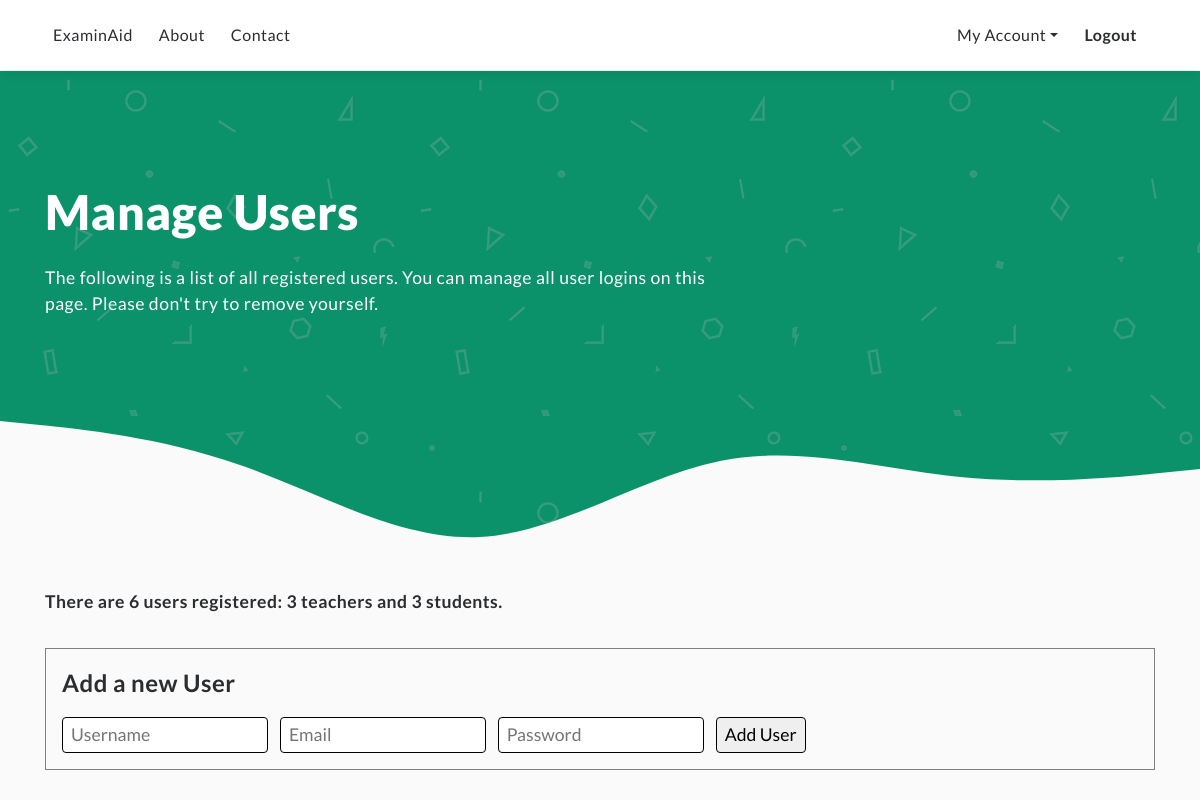
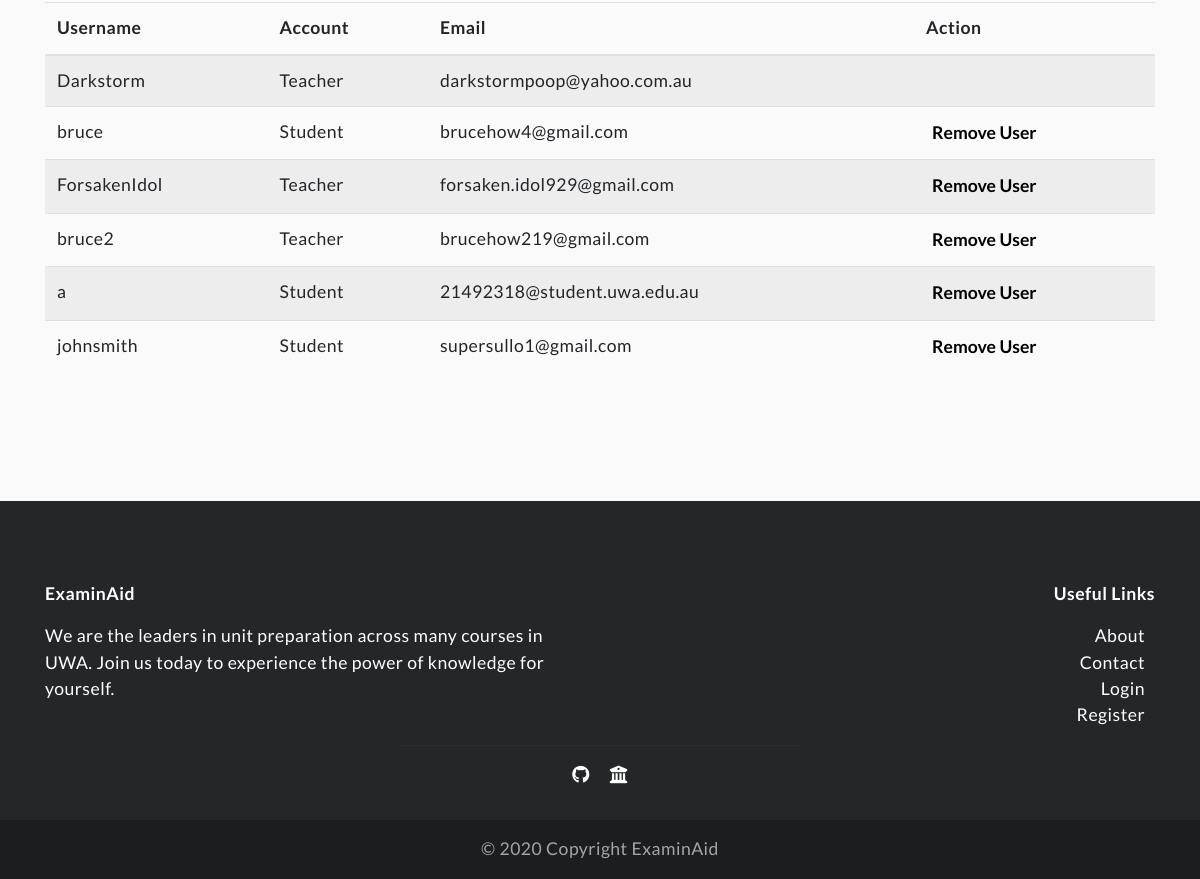
The app's page /manageusers (signed in), older data (2 pictures, top to bottom).
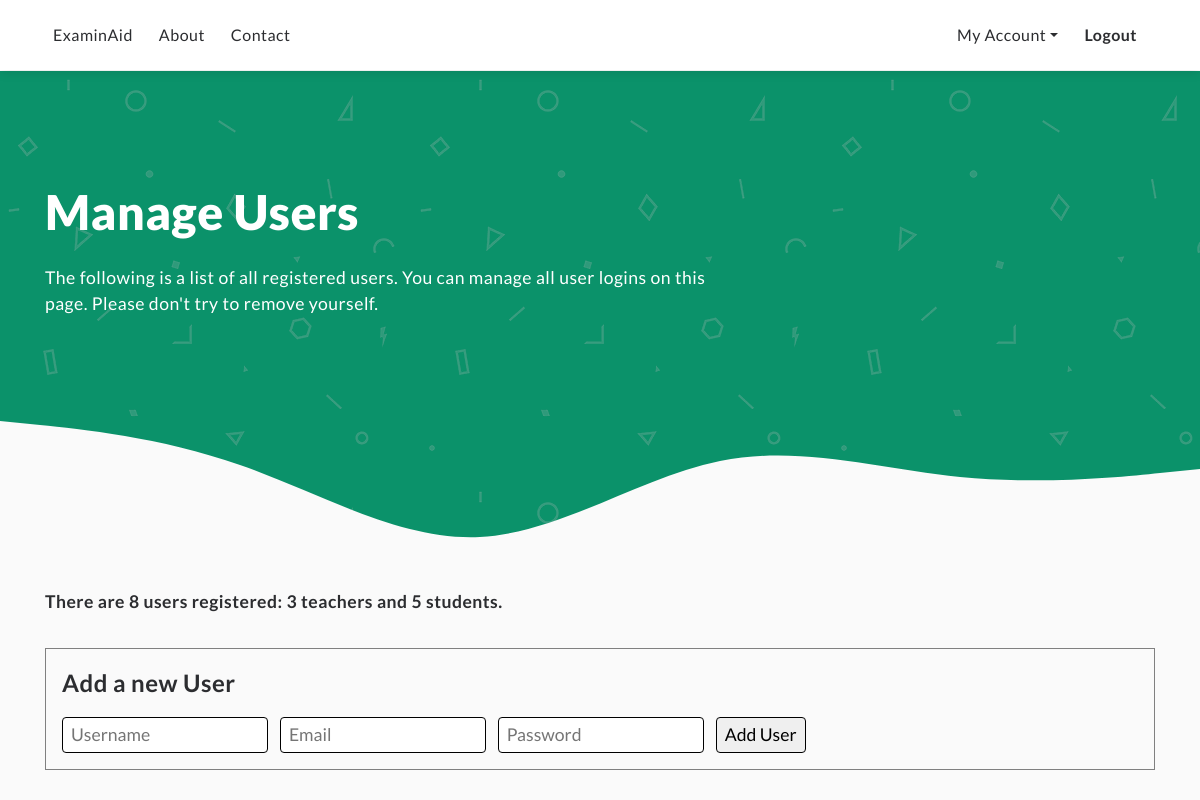
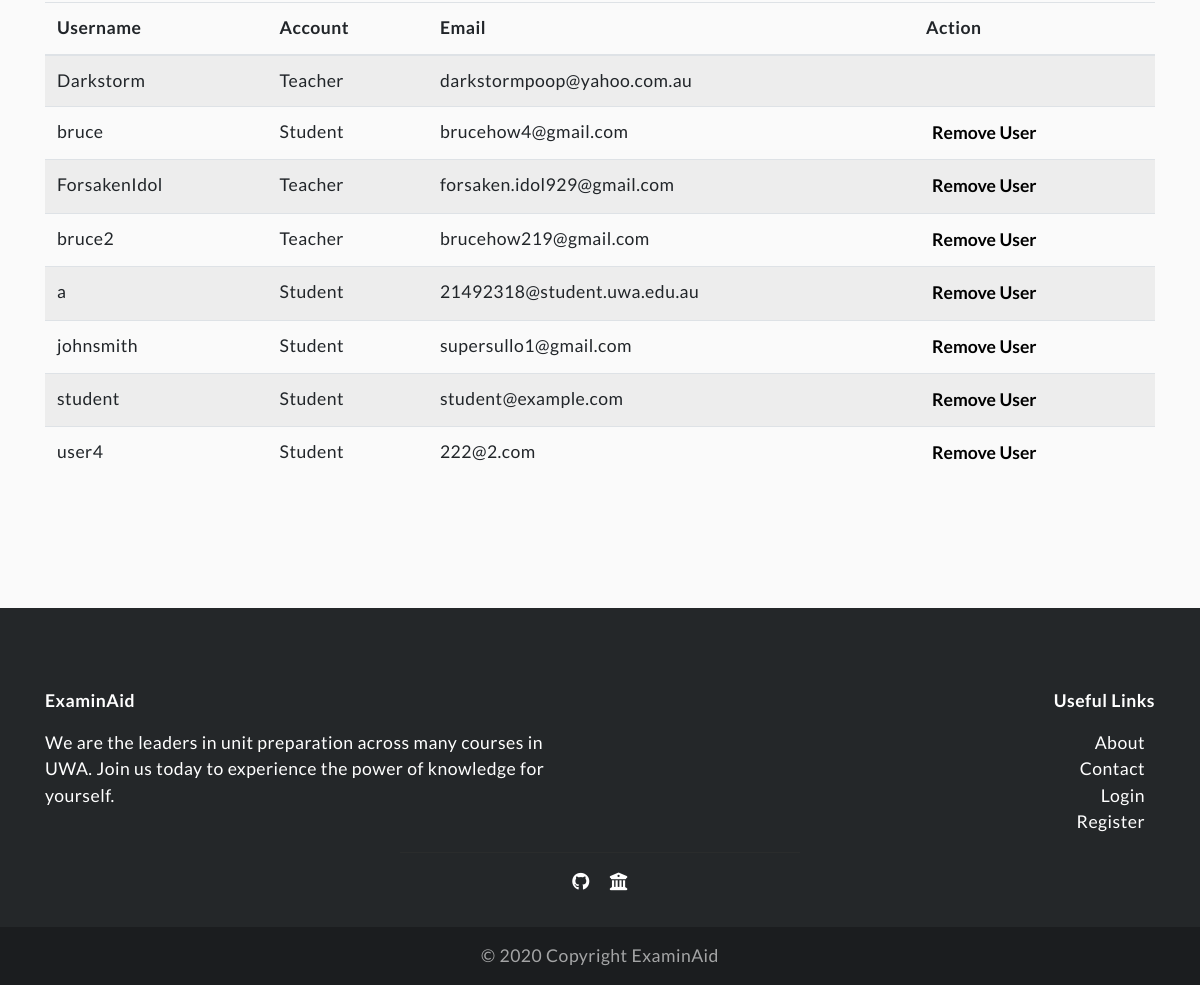
The same page, newer data (2 pictures, top to bottom).
### app/models.py (models this page shows, shortened)
class User(UserMixin, db.Model):
    id = db.Column(db.Integer, primary_key=True)
    username = db.Column(db.String(64), index=True, unique=True)
    email = db.Column(db.String(120), index=True, unique=True)
    password_hash = db.Column(db.String(128))
    admin = db.Column(db.Boolean, default=False)
    def check_admin(self):
        return self.admin
    @login.user_loader
    def load_user(id):
        return User.query.get(int(id))

### app/routes.py (the view)
@app.route('/manageusers')
@login_required
def manageusers():
    if not current_user.check_admin(): # Student logins cannot access this page
        return redirect(url_for('userprofile'))
    else:
        users = User.query.all()
        num_admins = 0
        num_students = 0
        for user in users:
            if user.check_admin():
                num_admins += 1
            else:
                num_students += 1
        return render_template('manage/students.html', num_users=len(users), num_admins=num_admins, num_students=num_students, users=users)

### app/templates/manage/students.html (shortened to what this page needs)
{% extends "index.html" %}
{% block content %}
<link rel="stylesheet" href="../../static/css/test.css"/>
<section class="green">
  <div class="container">
    <div class="user-msg">
      <h1>Manage Users</h1>
      <p>The following is a list of all registered users. You can manage all user logins on this page. Please don't try to remove yourself.</p>
    </div>
  </div>
</section>
<section class="dashboard">
  <div class="container">
    <p><strong>There {% if num_users == 1 %}is 1 user
      {% else %}are {{ num_users }} users{% endif %} registered: {% if num_admins == 1 %}1 teacher{% else %}{{ num_admins }} teachers{% endif %} and {% if num_students == 1 %}1 student.{% else %}{{ num_students }} students.{% endif %}
    </strong></p>
    <div class="question-box">
      <form action="{{ url_for('adduser') }}" method="POST" id="add-user-form">
        <p><strong>Add a new User</strong></p>
        <input type="text" name="username" placeholder="Username" required/>
        <input type="email" name="email" placeholder="Email" required/>
        <input type="password" name="password" placeholder="Password" required/>
        <input type="submit" value="Add User"/>
      </form>
    </div>
    <div class="table-responsive-sm">
      <table class="table table-striped">
        <thead>
          <tr>
            <th>Username</th>
            <th>Account</th>
            <th>Email</th>
            <th>Action</th>
          </tr>
        </thead>
        {% for user in users %}
        <tr>
          <td>{{ user.username }}</td>
          <td>{% if user.check_admin() %}Teacher{% else %}Student{% endif %}</td>
          <td>{{ user.email }}</td>
          <td>
            {% if current_user != user %}
            <button onclick="window.location.href='/manageusers/remove/{{ user.id }}'" class="remove-user" id="remove-user-{{ user.id }}">Remove User</button>
            {% endif %}
          </td>
        </tr>
        {% endfor %}
      </table>
    </div>
  </div>
</section>
{% endblock %}

### app/templates/index.html (shortened to what this page needs)
<!DOCTYPE html>
<html lang="en">
  <head>
    <link rel="stylesheet" href="https://stackpath.bootstrapcdn.com/bootstrap/4.4.1/css/bootstrap.min.css"
 />
    <link rel="stylesheet" href="../static/css/main.css"/>
    <link rel="stylesheet" href="../static/css/header.css">
    <link rel="stylesheet" href="../static/css/footer.css"/>
    <link rel="stylesheet" href="../static/css/forms.css"/>
    <link rel="stylesheet" href="../static/css/userprofile.css"/>
  </head>
  <body>
    <header>
      <nav class="navbar fixed-top navbar-expand-md">
        <div class="container">
          <div id="collapse-menu" class="collapse navbar-collapse">
            <ul class="navbar-nav mr-auto">
                <li class="nav-item"><a class="nav-link" href="{{ url_for('index') }}">ExaminAid</a></li>
                <li class="nav-item"><a class="nav-link" href="{{ url_for('about') }}">About</a></li>
                <li class="nav-item"><a class="nav-link" href="{{ url_for('contact') }}">Contact</a></li>
            </ul>
            <ul class="navbar-nav ml-auto">
              {% if current_user.is_anonymous %}
              <li class="nav-item">
                <a class="nav-link" href="{{ url_for('login') }}">Sign In</a>
              </li>
              <li class="nav-item">
                <button class="plain-btn sm green" onclick="window.location.href='/register';">Register</button>
              </li>
              {% else %}
              <li class="nav-item dropdown">
                <a class="nav-link dropdown-toggle" href="{{ url_for('userprofile') }}" id="profile-menu" role="button" data-toggle="dropdown" aria-haspopup="true" aria-expanded="false">My Account</a>
              </li>
              <li class="nav-item">
                <a class="nav-link" href="{{ url_for('logout') }}"><b>Logout</b></a>
              </li>
              {% endif %}
            </ul>
          </div>
        </div>
      </nav>
    </header>
    <main>
      {% block content %}{% endblock %}
      <footer>
        <div class="container">
          <div class="footer-content">
            <div class="row">
              <div class="col-sm-6">
                <p><strong>ExaminAid</strong></p>
                <p>We are the leaders in unit preparation across many courses in UWA. Join us today to experience the power of knowledge for yourself.</p>
              </div>
              <div class="col-sm-6 text-right">
                <p><strong>Useful Links</strong></p>
                <ul class="navbar-nav footer-nav">
                  <li class="nav-item"><a class="footer-link" href="{{ url_for('about') }}">About</a></li>
                  <li class="nav-item"><a class="footer-link" href="{{ url_for('contact') }}">Contact</a></li>
                  <li class="nav-item"><a class="footer-link" href="{{ url_for('login') }}">Login</a></li>
                  <li class="nav-item"><a class="footer-link" href="{{ url_for('register') }}">Register</a></li>
                </ul>
              </div>
            </div>
            <hr class="footer-divider">
            <div class="social center">
              <a class="footer-link" href="https://github.com/brucehow/examinaid"><span class="fab fa-github"></span></a>
              <a class="footer-link" href="https://teaching.csse.uwa.edu.au/units/CITS3403/index.php"><span class="fas fa-university"></span></a>
            </div>
          </div>
        </div>
        <div class="anchor center">
          <p class="copyright">© 2020 Copyright ExaminAid</p>
        </div>
      </footer>
    </main>
  </body>
</html>

### app/static/css/main.css (style rules this page uses)
body { background-color: white; color: #2c2d30; font-family: 'Lato', sans-serif; font-size: 1.1rem; letter-spacing: 0.03rem; }
section { padding: 7rem 0; }
section.green { background-color: #0b926a; background-image: url(../resources/texture-1.png); color: white; }
div.container { margin: 0 auto; }
div.center { text-align: center; }
h1 { font-weight: 900; font-size: 3rem; margin-bottom: 1.5rem; }
.wave-bot { margin: 5rem 0 -12rem 0; display: block; height: 15rem; width: 100%; }

### app/static/css/header.css (style rules this page uses)
header { background-color: white; padding-bottom: 71px; font-size: 1rem; }
.navbar { background-color: white; box-shadow: 0px 3px 10px rgba(0, 0, 0, 0.1); padding: 15px; }
.nav-link { color: #2c2d30; text-decoration: none; font-weight: 400; }
.nav-item { padding: 0 10px 0 0; }

### app/static/css/footer.css (style rules this page uses)
footer { background-color: #242729; color: white; }
.footer-content { padding: 5rem 0 2rem; }
.footer-link { text-decoration: none; font-weight: 400; color: white; }
.footer-divider { opacity: 0.6; border-top: 1px solid #303030; max-width: 400px; }
.social a { margin: 0 0.5rem; }
.anchor { background-color: #1b1d1f; }
.copyright { margin: 0; padding: 1rem 0; opacity: 0.6; }

### app/static/css/userprofile.css (style rules this page uses)
section.dashboard { background-color: #fafafa; padding: 2rem 0 7rem 0; }
.user-msg { max-width: 700px; }
button.remove-user { background: none; border: none; font-weight: bold; transition: 250ms; }

### app/static/css/test.css (style rules this page uses)
div.question-box { border: 1px solid grey; padding: 1rem; margin: 2rem 0; }
div.question-box p strong { font-size: 1.5rem; margin-left: 2rem; }
div.question-box form p strong { margin-left: 0rem; }
#add-user-form input { border: 1px solid; border-radius: 0.25rem; padding: 0.25rem 0 0.25rem 0.5rem; margin-right: 0.5rem; }
#add-user-form input[type=submit] { padding: 0.25rem 0.5rem; }

Row changes from the older to the newer data that the page shows:
added User: username "student", admin "Student", email "student@example.com"
added User: username "user4", admin "Student", email "222@2.com"
Text that changed along with them:
{{ num_users }}: "6" → "8"
{{ num_students }}: "3" → "5"
